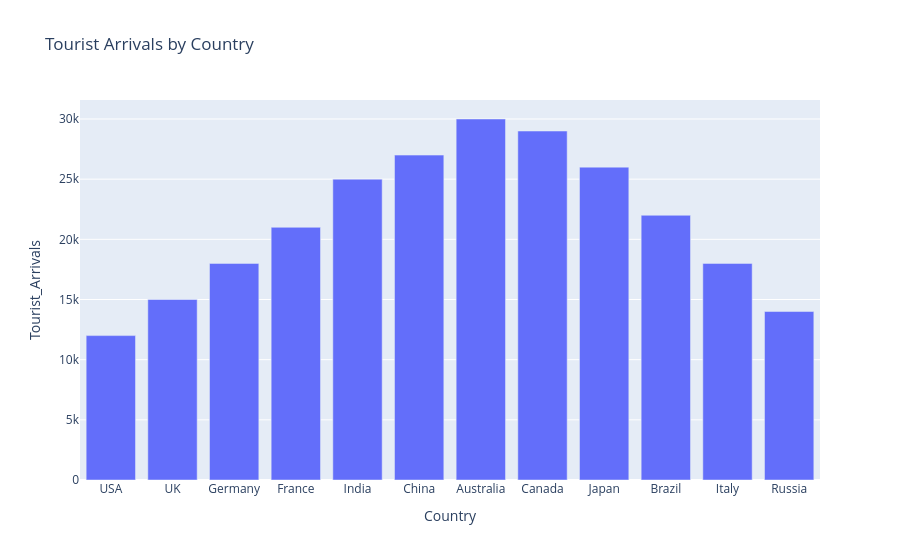

Notebook code cell kept with this figure:
### Markdown cell above
# **Bar Plot**

* **Concept**
* A bar chart compares categories, making it suitable for analyzing top source countries for tourism.
* **Tourist Arrivals by Country**

### Code cell
fig = px.bar(df, x='Country', y='Tourist_Arrivals', title = "Tourist Arrivals by Country")
fig.show()

### Figure 1 — Plotly figure (JSON) as saved in the notebook; plotly's stock layout.template omitted (floating-point values rounded to 4 significant figures)
{"data": [{"hovertemplate": "Country=%{x}<br>Tourist_Arrivals=%{y}<extra></extra>", "legendgroup": "", "marker": {"color": "#636efa", "pattern": {"shape": ""}}, "name": "", "orientation": "v", "showlegend": false, "textposition": "auto", "type": "bar", "x": ["USA", "UK", "Germany", "France", "India", "China", "Australia", "Canada", "Japan", "Brazil", "Italy", "Russia"], "xaxis": "x", "y": [12000, 15000, 18000, 21000, 25000, 27000, 30000, 29000, 26000, 22000, 18000, 14000], "yaxis": "y"}], "layout": {"barmode": "relative", "legend": {"tracegroupgap": 0}, "title": {"text": "Tourist Arrivals by Country"}, "xaxis": {"anchor": "y", "domain": [0, 1], "title": {"text": "Country"}}, "yaxis": {"anchor": "x", "domain": [0, 1], "title": {"text": "Tourist_Arrivals"}}}}
